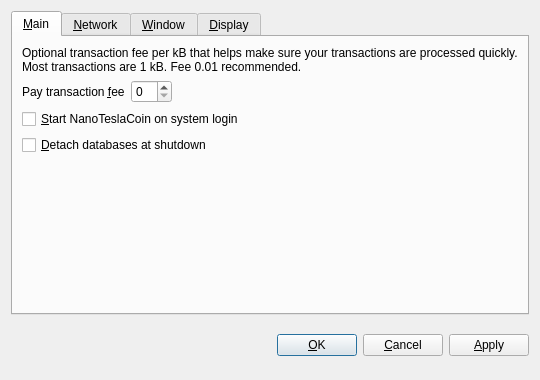
<?xml version="1.0" encoding="UTF-8"?>
<ui version="4.0">
 <class>OptionsDialog</class>
 <widget class="QDialog" name="OptionsDialog">
  <property name="geometry">
   <rect>
    <x>0</x>
    <y>0</y>
    <width>540</width>
    <height>380</height>
   </rect>
  </property>
  <property name="windowTitle">
   <string>Options</string>
  </property>
  <property name="modal">
   <bool>true</bool>
  </property>
  <layout class="QVBoxLayout" name="verticalLayout">
   <item>
    <widget class="QTabWidget" name="tabWidget">
     <property name="tabPosition">
      <enum>QTabWidget::North</enum>
     </property>
     <property name="currentIndex">
      <number>0</number>
     </property>
     <widget class="QWidget" name="tabMain">
      <attribute name="title">
       <string>&amp;Main</string>
      </attribute>
      <layout class="QVBoxLayout" name="verticalLayout_Main">
       <item>
        <widget class="QLabel" name="transactionFeeInfoLabel">
         <property name="text">
          <string>Optional transaction fee per kB that helps make sure your transactions are processed quickly. Most transactions are 1 kB. Fee 0.01 recommended.</string>
         </property>
         <property name="textFormat">
          <enum>Qt::PlainText</enum>
         </property>
         <property name="wordWrap">
          <bool>true</bool>
         </property>
        </widget>
       </item>
       <item>
        <layout class="QHBoxLayout" name="horizontalLayout_Main">
         <item>
          <widget class="QLabel" name="transactionFeeLabel">
           <property name="text">
            <string>Pay transaction &amp;fee</string>
           </property>
           <property name="textFormat">
            <enum>Qt::PlainText</enum>
           </property>
           <property name="buddy">
            <cstring>transactionFee</cstring>
           </property>
          </widget>
         </item>
         <item>
          <widget class="BitcoinAmountField" name="transactionFee"/>
         </item>
         <item>
          <spacer name="horizontalSpacer_Main">
           <property name="orientation">
            <enum>Qt::Horizontal</enum>
           </property>
           <property name="sizeHint" stdset="0">
            <size>
             <width>40</width>
             <height>20</height>
            </size>
           </property>
          </spacer>
         </item>
        </layout>
       </item>
       <item>
        <widget class="QCheckBox" name="bitcoinAtStartup">
         <property name="toolTip">
          <string>Automatically start NanoTeslaCoin after logging in to the system.</string>
         </property>
         <property name="text">
          <string>&amp;Start NanoTeslaCoin on system login</string>
         </property>
        </widget>
       </item>
       <item>
        <widget class="QCheckBox" name="detachDatabases">
         <property name="toolTip">
          <string>Detach block and address databases at shutdown. This means they can be moved to another data directory, but it slows down shutdown. The wallet is always detached.</string>
         </property>
         <property name="text">
          <string>&amp;Detach databases at shutdown</string>
         </property>
        </widget>
       </item>
       <item>
        <spacer name="verticalSpacer_Main">
         <property name="orientation">
          <enum>Qt::Vertical</enum>
         </property>
         <property name="sizeHint" stdset="0">
          <size>
           <width>20</width>
           <height>40</height>
          </size>
         </property>
        </spacer>
       </item>
      </layout>
     </widget>
     <widget class="QWidget" name="tabNetwork">
      <attribute name="title">
       <string>&amp;Network</string>
      </attribute>
      <layout class="QVBoxLayout" name="verticalLayout_Network">
       <item>
        <widget class="QCheckBox" name="mapPortUpnp">
         <property name="toolTip">
          <string>Automatically open the NanoTeslaCoin client port on the router. This only works when your router supports UPnP and it is enabled.</string>
         </property>
         <property name="text">
          <string>Map port using &amp;UPnP</string>
         </property>
        </widget>
       </item>
       <item>
        <widget class="QCheckBox" name="connectSocks">
         <property name="toolTip">
          <string>Connect to the NanoTeslaCoin network through a SOCKS proxy (e.g. when connecting through Tor).</string>
         </property>
         <property name="text">
          <string>&amp;Connect through SOCKS proxy:</string>
         </property>
        </widget>
       </item>
       <item>
        <layout class="QHBoxLayout" name="horizontalLayout_Network">
         <item>
          <widget class="QLabel" name="proxyIpLabel">
           <property name="text">
            <string>Proxy &amp;IP:</string>
           </property>
           <property name="textFormat">
            <enum>Qt::PlainText</enum>
           </property>
           <property name="buddy">
            <cstring>proxyIp</cstring>
           </property>
          </widget>
         </item>
         <item>
          <widget class="QValidatedLineEdit" name="proxyIp">
           <property name="maximumSize">
            <size>
             <width>140</width>
             <height>16777215</height>
            </size>
           </property>
           <property name="toolTip">
            <string>IP address of the proxy (e.g. 127.0.0.1)</string>
           </property>
          </widget>
         </item>
         <item>
          <widget class="QLabel" name="proxyPortLabel">
           <property name="text">
            <string>&amp;Port:</string>
           </property>
           <property name="textFormat">
            <enum>Qt::PlainText</enum>
           </property>
           <property name="buddy">
            <cstring>proxyPort</cstring>
           </property>
          </widget>
         </item>
         <item>
          <widget class="QLineEdit" name="proxyPort">
           <property name="maximumSize">
            <size>
             <width>55</width>
             <height>16777215</height>
            </size>
           </property>
           <property name="toolTip">
            <string>Port of the proxy (e.g. 9050)</string>
           </property>
          </widget>
         </item>
         <item>
          <widget class="QLabel" name="socksVersionLabel">
           <property name="text">
            <string>SOCKS &amp;Version:</string>
           </property>
           <property name="textFormat">
            <enum>Qt::PlainText</enum>
           </property>
           <property name="buddy">
            <cstring>socksVersion</cstring>
           </property>
          </widget>
         </item>
         <item>
          <widget class="QValueComboBox" name="socksVersion">
           <property name="toolTip">
            <string>SOCKS version of the proxy (e.g. 5)</string>
           </property>
          </widget>
         </item>
         <item>
          <spacer name="horizontalSpacer_Network">
           <property name="orientation">
            <enum>Qt::Horizontal</enum>
           </property>
           <property name="sizeHint" stdset="0">
            <size>
             <width>40</width>
             <height>20</height>
            </size>
           </property>
          </spacer>
         </item>
        </layout>
       </item>
       <item>
        <spacer name="verticalSpacer_Network">
         <property name="orientation">
          <enum>Qt::Vertical</enum>
         </property>
         <property name="sizeHint" stdset="0">
          <size>
           <width>20</width>
           <height>40</height>
          </size>
         </property>
        </spacer>
       </item>
      </layout>
     </widget>
     <widget class="QWidget" name="tabWindow">
      <attribute name="title">
       <string>&amp;Window</string>
      </attribute>
      <layout class="QVBoxLayout" name="verticalLayout_Window">
       <item>
        <widget class="QCheckBox" name="minimizeToTray">
         <property name="toolTip">
          <string>Show only a tray icon after minimizing the window.</string>
         </property>
         <property name="text">
          <string>&amp;Minimize to the tray instead of the taskbar</string>
         </property>
        </widget>
       </item>
       <item>
        <widget class="QCheckBox" name="minimizeOnClose">
         <property name="toolTip">
          <string>Minimize instead of exit the application when the window is closed. When this option is enabled, the application will be closed only after selecting Quit in the menu.</string>
         </property>
         <property name="text">
          <string>M&amp;inimize on close</string>
         </property>
        </widget>
       </item>
       <item>
        <spacer name="verticalSpacer_Window">
         <property name="orientation">
          <enum>Qt::Vertical</enum>
         </property>
         <property name="sizeHint" stdset="0">
          <size>
           <width>20</width>
           <height>40</height>
          </size>
         </property>
        </spacer>
       </item>
      </layout>
     </widget>
     <widget class="QWidget" name="tabDisplay">
      <attribute name="title">
       <string>&amp;Display</string>
      </attribute>
      <layout class="QVBoxLayout" name="verticalLayout_Display">
       <item>
        <layout class="QHBoxLayout" name="horizontalLayout_1_Display">
         <item>
          <widget class="QLabel" name="langLabel">
           <property name="text">
            <string>User Interface &amp;language:</string>
           </property>
           <property name="textFormat">
            <enum>Qt::PlainText</enum>
           </property>
           <property name="buddy">
            <cstring>lang</cstring>
           </property>
          </widget>
         </item>
         <item>
          <widget class="QValueComboBox" name="lang">
           <property name="toolTip">
            <string>The user interface language can be set here. This setting will take effect after restarting NanoTeslaCoin.</string>
           </property>
          </widget>
         </item>
        </layout>
       </item>
       <item>
        <layout class="QHBoxLayout" name="horizontalLayout_2_Display">
         <item>
          <widget class="QLabel" name="unitLabel">
           <property name="text">
            <string>&amp;Unit to show amounts in:</string>
           </property>
           <property name="textFormat">
            <enum>Qt::PlainText</enum>
           </property>
           <property name="buddy">
            <cstring>unit</cstring>
           </property>
          </widget>
         </item>
         <item>
          <widget class="QValueComboBox" name="unit">
           <property name="toolTip">
            <string>Choose the default subdivision unit to show in the interface and when sending coins.</string>
           </property>
          </widget>
         </item>
        </layout>
       </item>
       <item>
        <widget class="QCheckBox" name="displayAddresses">
         <property name="toolTip">
          <string>Whether to show NanoTeslaCoin addresses in the transaction list.</string>
         </property>
         <property name="text">
          <string>&amp;Display addresses in transaction list</string>
         </property>
        </widget>
       </item>
       <item>
        <widget class="QCheckBox" name="coinControlFeatures">
         <property name="toolTip">
          <string>Whether to show coin control features or not.</string>
         </property>
         <property name="text">
          <string>Display coin &amp;control features (experts only!)</string>
         </property>
        </widget>
       </item>
       <item>
        <spacer name="verticalSpacer_Display">
         <property name="orientation">
          <enum>Qt::Vertical</enum>
         </property>
         <property name="sizeHint" stdset="0">
          <size>
           <width>20</width>
           <height>40</height>
          </size>
         </property>
        </spacer>
       </item>
      </layout>
     </widget>
    </widget>
   </item>
   <item>
    <layout class="QHBoxLayout" name="horizontalLayout_Buttons">
     <item>
      <spacer name="horizontalSpacer_1">
       <property name="orientation">
        <enum>Qt::Horizontal</enum>
       </property>
       <property name="sizeHint" stdset="0">
        <size>
         <width>40</width>
         <height>48</height>
        </size>
       </property>
      </spacer>
     </item>
     <item>
      <widget class="QLabel" name="statusLabel">
       <property name="font">
        <font>
         <weight>75</weight>
         <bold>true</bold>
        </font>
       </property>
       <property name="text">
        <string/>
       </property>
       <property name="textFormat">
        <enum>Qt::PlainText</enum>
       </property>
       <property name="wordWrap">
        <bool>true</bool>
       </property>
      </widget>
     </item>
     <item>
      <spacer name="horizontalSpacer_2">
       <property name="orientation">
        <enum>Qt::Horizontal</enum>
       </property>
       <property name="sizeHint" stdset="0">
        <size>
         <width>40</width>
         <height>48</height>
        </size>
       </property>
      </spacer>
     </item>
     <item>
      <widget class="QPushButton" name="okButton">
       <property name="text">
        <string>&amp;OK</string>
       </property>
      </widget>
     </item>
     <item>
      <widget class="QPushButton" name="cancelButton">
       <property name="text">
        <string>&amp;Cancel</string>
       </property>
       <property name="autoDefault">
        <bool>false</bool>
       </property>
      </widget>
     </item>
     <item>
      <widget class="QPushButton" name="applyButton">
       <property name="text">
        <string>&amp;Apply</string>
       </property>
       <property name="autoDefault">
        <bool>false</bool>
       </property>
      </widget>
     </item>
    </layout>
   </item>
  </layout>
 </widget>
 <customwidgets>
  <customwidget>
   <class>BitcoinAmountField</class>
   <extends>QSpinBox</extends>
   <header>bitcoinamountfield.h</header>
  </customwidget>
  <customwidget>
   <class>QValueComboBox</class>
   <extends>QComboBox</extends>
   <header>qvaluecombobox.h</header>
  </customwidget>
  <customwidget>
   <class>QValidatedLineEdit</class>
   <extends>QLineEdit</extends>
   <header>qvalidatedlineedit.h</header>
  </customwidget>
 </customwidgets>
 <resources/>
 <connections/>
</ui>
